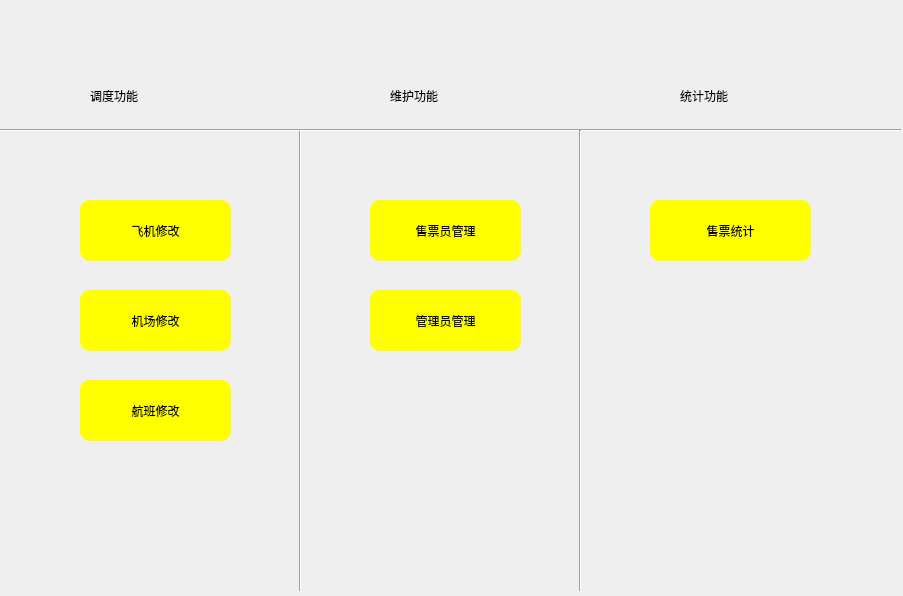
<?xml version="1.0" encoding="UTF-8"?>
<ui version="4.0">
 <class>Manager</class>
 <widget class="QDialog" name="Manager">
  <property name="geometry">
   <rect>
    <x>0</x>
    <y>0</y>
    <width>903</width>
    <height>596</height>
   </rect>
  </property>
  <property name="windowTitle">
   <string>Dialog</string>
  </property>
  <property name="styleSheet">
   <string notr="true">#Manager{border-image: url(:/bg_5.jpg);}</string>
  </property>
  <widget class="QPushButton" name="trainbtn">
   <property name="geometry">
    <rect>
     <x>80</x>
     <y>200</y>
     <width>151</width>
     <height>61</height>
    </rect>
   </property>
   <property name="styleSheet">
    <string notr="true">QPushButton{
border-style:outset;
font: 14pt &quot;楷体&quot;;
background-color: rgb(255, 255, 0);
border-radius:10px;
}
QPushButton:pressed{
border-style:inset;
border-radius:10px;
background-color:rgb(255, 255, 255);
font: 14pt &quot;楷体&quot;;
}</string>
   </property>
   <property name="text">
    <string>飞机修改</string>
   </property>
  </widget>
  <widget class="QPushButton" name="stationbtn">
   <property name="geometry">
    <rect>
     <x>80</x>
     <y>290</y>
     <width>151</width>
     <height>61</height>
    </rect>
   </property>
   <property name="styleSheet">
    <string notr="true">QPushButton{
border-style:outset;
font: 14pt &quot;楷体&quot;;
background-color: rgb(255, 255, 0);
border-radius:10px;
}
QPushButton:pressed{
border-style:inset;
border-radius:10px;
background-color:rgb(255, 255, 255);
font: 14pt &quot;楷体&quot;;
}</string>
   </property>
   <property name="text">
    <string>机场修改</string>
   </property>
  </widget>
  <widget class="QPushButton" name="trainnumbtn">
   <property name="geometry">
    <rect>
     <x>80</x>
     <y>380</y>
     <width>151</width>
     <height>61</height>
    </rect>
   </property>
   <property name="styleSheet">
    <string notr="true">QPushButton{
border-style:outset;
font: 14pt &quot;楷体&quot;;
background-color: rgb(255, 255, 0);
border-radius:10px;
}
QPushButton:pressed{
border-style:inset;
border-radius:10px;
background-color:rgb(255, 255, 255);
font: 14pt &quot;楷体&quot;;
}</string>
   </property>
   <property name="text">
    <string>航班修改</string>
   </property>
  </widget>
  <widget class="QPushButton" name="pushButton_4">
   <property name="geometry">
    <rect>
     <x>370</x>
     <y>200</y>
     <width>151</width>
     <height>61</height>
    </rect>
   </property>
   <property name="styleSheet">
    <string notr="true">QPushButton{
border-style:outset;
font: 14pt &quot;楷体&quot;;
background-color: rgb(255, 255, 0);
border-radius:10px;
}
QPushButton:pressed{
border-style:inset;
border-radius:10px;
background-color:rgb(255, 255, 255);
font: 14pt &quot;楷体&quot;;
}</string>
   </property>
   <property name="text">
    <string>售票员管理</string>
   </property>
  </widget>
  <widget class="QPushButton" name="pushButton_5">
   <property name="geometry">
    <rect>
     <x>370</x>
     <y>290</y>
     <width>151</width>
     <height>61</height>
    </rect>
   </property>
   <property name="styleSheet">
    <string notr="true">QPushButton{
border-style:outset;
font: 14pt &quot;楷体&quot;;
background-color: rgb(255, 255, 0);
border-radius:10px;
}
QPushButton:pressed{
border-style:inset;
border-radius:10px;
background-color:rgb(255, 255, 255);
font: 14pt &quot;楷体&quot;;
}</string>
   </property>
   <property name="text">
    <string>管理员管理</string>
   </property>
  </widget>
  <widget class="QPushButton" name="pushButton_6">
   <property name="geometry">
    <rect>
     <x>650</x>
     <y>200</y>
     <width>161</width>
     <height>61</height>
    </rect>
   </property>
   <property name="styleSheet">
    <string notr="true">QPushButton{
border-style:outset;
font: 14pt &quot;楷体&quot;;
background-color: rgb(255, 255, 0);
border-radius:10px;
}
QPushButton:pressed{
border-style:inset;
border-radius:10px;
background-color:rgb(255, 255, 255);
font: 14pt &quot;楷体&quot;;
}</string>
   </property>
   <property name="text">
    <string>售票统计</string>
   </property>
  </widget>
  <widget class="Line" name="line">
   <property name="geometry">
    <rect>
     <x>290</x>
     <y>130</y>
     <width>20</width>
     <height>461</height>
    </rect>
   </property>
   <property name="orientation">
    <enum>Qt::Vertical</enum>
   </property>
  </widget>
  <widget class="Line" name="line_2">
   <property name="geometry">
    <rect>
     <x>0</x>
     <y>120</y>
     <width>901</width>
     <height>21</height>
    </rect>
   </property>
   <property name="orientation">
    <enum>Qt::Horizontal</enum>
   </property>
  </widget>
  <widget class="Line" name="line_3">
   <property name="geometry">
    <rect>
     <x>570</x>
     <y>130</y>
     <width>20</width>
     <height>461</height>
    </rect>
   </property>
   <property name="orientation">
    <enum>Qt::Vertical</enum>
   </property>
  </widget>
  <widget class="QLabel" name="label">
   <property name="geometry">
    <rect>
     <x>90</x>
     <y>80</y>
     <width>151</width>
     <height>31</height>
    </rect>
   </property>
   <property name="styleSheet">
    <string notr="true">font: 16pt &quot;楷体&quot;;</string>
   </property>
   <property name="text">
    <string>调度功能</string>
   </property>
  </widget>
  <widget class="QLabel" name="label_2">
   <property name="geometry">
    <rect>
     <x>390</x>
     <y>80</y>
     <width>121</width>
     <height>31</height>
    </rect>
   </property>
   <property name="styleSheet">
    <string notr="true">font: 16pt &quot;楷体&quot;;</string>
   </property>
   <property name="text">
    <string>维护功能</string>
   </property>
  </widget>
  <widget class="QLabel" name="label_3">
   <property name="geometry">
    <rect>
     <x>680</x>
     <y>80</y>
     <width>121</width>
     <height>31</height>
    </rect>
   </property>
   <property name="styleSheet">
    <string notr="true">font: 16pt &quot;楷体&quot;;</string>
   </property>
   <property name="text">
    <string>统计功能</string>
   </property>
  </widget>
 </widget>
 <resources/>
 <connections>
  <connection>
   <sender>trainbtn</sender>
   <signal>clicked()</signal>
   <receiver>Manager</receiver>
   <slot>updatetrain()</slot>
   <hints>
    <hint type="sourcelabel">
     <x>101</x>
     <y>118</y>
    </hint>
    <hint type="destinationlabel">
     <x>41</x>
     <y>123</y>
    </hint>
   </hints>
  </connection>
  <connection>
   <sender>stationbtn</sender>
   <signal>clicked()</signal>
   <receiver>Manager</receiver>
   <slot>updatestation()</slot>
   <hints>
    <hint type="sourcelabel">
     <x>104</x>
     <y>194</y>
    </hint>
    <hint type="destinationlabel">
     <x>40</x>
     <y>192</y>
    </hint>
   </hints>
  </connection>
  <connection>
   <sender>trainnumbtn</sender>
   <signal>clicked()</signal>
   <receiver>Manager</receiver>
   <slot>updatedeparturetime()</slot>
   <hints>
    <hint type="sourcelabel">
     <x>104</x>
     <y>290</y>
    </hint>
    <hint type="destinationlabel">
     <x>33</x>
     <y>297</y>
    </hint>
   </hints>
  </connection>
  <connection>
   <sender>pushButton_4</sender>
   <signal>clicked()</signal>
   <receiver>Manager</receiver>
   <slot>addconductor()</slot>
   <hints>
    <hint type="sourcelabel">
     <x>344</x>
     <y>116</y>
    </hint>
    <hint type="destinationlabel">
     <x>299</x>
     <y>148</y>
    </hint>
   </hints>
  </connection>
  <connection>
   <sender>pushButton_5</sender>
   <signal>clicked()</signal>
   <receiver>Manager</receiver>
   <slot>addmanager()</slot>
   <hints>
    <hint type="sourcelabel">
     <x>330</x>
     <y>202</y>
    </hint>
    <hint type="destinationlabel">
     <x>289</x>
     <y>214</y>
    </hint>
   </hints>
  </connection>
  <connection>
   <sender>pushButton_6</sender>
   <signal>clicked()</signal>
   <receiver>Manager</receiver>
   <slot>showsell()</slot>
   <hints>
    <hint type="sourcelabel">
     <x>638</x>
     <y>112</y>
    </hint>
    <hint type="destinationlabel">
     <x>715</x>
     <y>163</y>
    </hint>
   </hints>
  </connection>
 </connections>
 <slots>
  <slot>updatetrain()</slot>
  <slot>updatestation()</slot>
  <slot>updatedeparturetime()</slot>
  <slot>addconductor()</slot>
  <slot>addmanager()</slot>
  <slot>showsell()</slot>
 </slots>
</ui>
